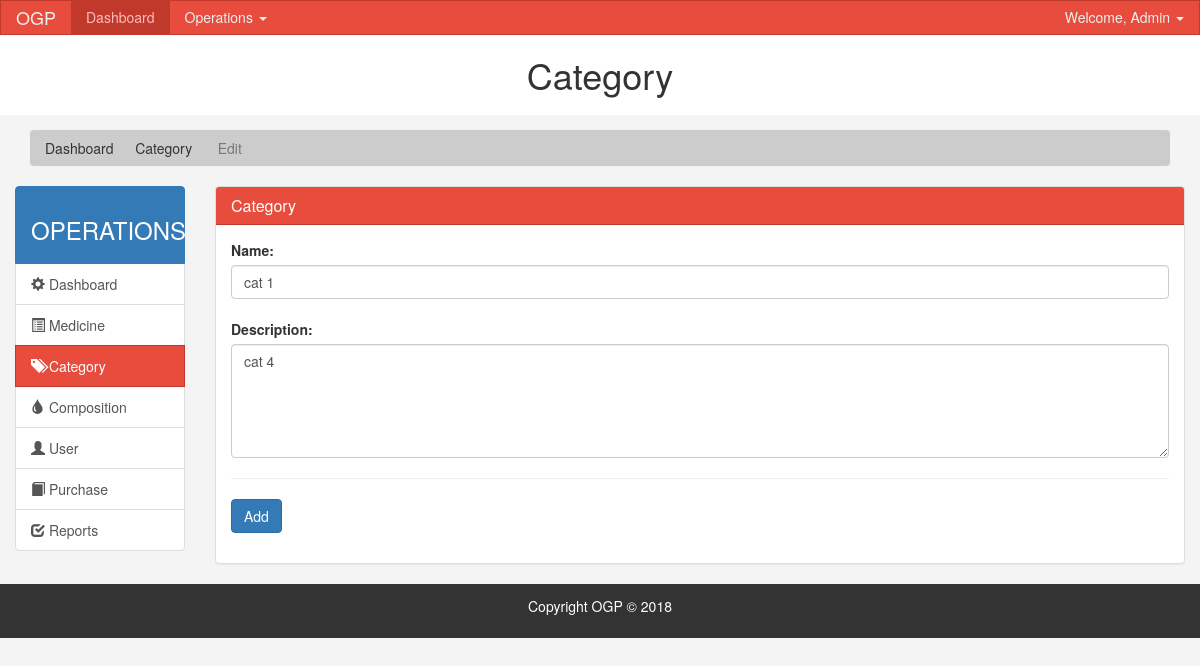
The app's page /admin/cat_edit.php?id=2 (signed in), older data.
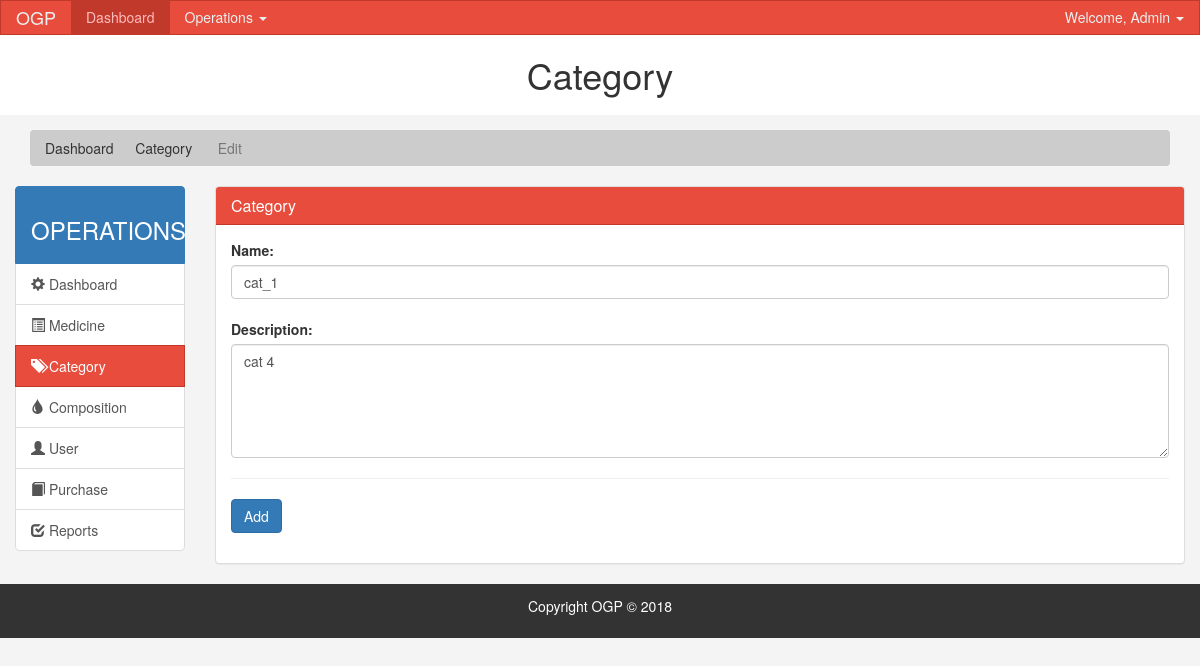
The same page, newer data.
### tables this page shows
CREATE TABLE IF NOT EXISTS `category` (
  `cat_id` int(11) NOT NULL AUTO_INCREMENT,
  `cat_name` varchar(255) NOT NULL,
  `cat_desc` varchar(255) NOT NULL,
  PRIMARY KEY (`cat_id`)
);

### admin/cat_edit.php (the view, shortened to what this page needs)
<?php
include "../database/DB.php";
$id = $_GET['id'];
$query = "select * from category where cat_id=$id";
$result = $link->query($query);
?>
<!DOCTYPE html>
<html lang="en">
  <head>
    <link rel="stylesheet" href="css/bootstrap.min.css">
    <link href="style.css" rel="stylesheet">
  </head>
  <body>
<?php include 'nav.php'; ?>
    <header id="header">
      <div class="container-fluid">
        <div class="row">
            <h1 class="text-center display-4">Category</h1>
        </div>
      </div>
    </header>
    <section id="breadcrumb">
      <div class="container">
        <ol class="breadcrumb">
          <li >Dashboard</li>
          <li >Category</li>
          <li class="active"> Edit</li>
        </ol>
      </div>
    </section>
    <section id="main">
      <div class="container-fluid">
        <div class="row">
          <div class="col-md-2">
            <div class="list-group">
              <li class="list-group-item active">
                 <h3 class="text-center">OPERATIONS</h3>
              </li>
              <a href="index.php" class="list-group-item">
                <span class="glyphicon glyphicon-cog" aria-hidden="true"></span> Dashboard
              </a>
              <a href="med_home.php" class="list-group-item"><span class="glyphicon glyphicon-list-alt" aria-hidden="true"></span> Medicine </a>
              <a href="cat_home.php" class="list-group-item active main-color-bg"><span class="glyphicon glyphicon-tags" aria-hidden="true"></span> Category </a>
              <a href="comp_home.php" class="list-group-item "><span class="glyphicon glyphicon-tint" aria-hidden="true"></span> Composition </a>
              <a href="user_home.php" class="list-group-item"><span class="glyphicon glyphicon-user" aria-hidden="true"></span> User </a>
              <a href="purchase.php" class="list-group-item"><span class="glyphicon glyphicon-book" aria-hidden="true"></span> Purchase </a>
              <a href="report.php" class="list-group-item"><span class="glyphicon glyphicon-check" aria-hidden="true"></span> Reports </a>
            </div>
          </div>
          <div class="col-md-10">
            <div class="panel panel-default">
              <div class="panel-heading main-color-bg">
                <h3 class="panel-title">Category</h3>
              </div>
              <div class="panel-body">
                <form class="form-group" id="form" action="cat_editprs.php" method="post">
                  <?php while($row = mysqli_fetch_row($result))
                  { ?>
                    <label for="cat_name">Name:</label>
                    <input type="text" value="<?php echo $row['1']; ?>" name="cat_name" class="form-control" data-validation="custom" data-validation-regexp="^([a-zA-Z]+)$" data-validation-allowing=" " data-validation-error-msg="Please enter a valid name"> <br>
                    <label for="cat_desc">Description:</label>
                    <textarea name="cat_desc" rows="5" cols="90" class="form-control" data-validation="custom" data-validation-regexp="^([a-zA-Z0-9 ]+)$" data-validation-allowing=" " data-validation-error-msg="Please enter a valid description"><?php echo $row['2']; ?></textarea>
                    <hr>
                    <input type="submit" name="submit" value="Add" class="btn btn-primary">
                  </form>
              <?php } ?>
              </div>
              </div>
                </div>
              </div>
          </div>
    </section>
    <footer id="footer">
      <p>Copyright OGP &copy; 2018</p>
    </footer>
  </body>
  </body>
</html>

Row changes from the older to the newer data that the page shows:
changed category "cat 4": cat_name "cat 1" → "cat_1"
